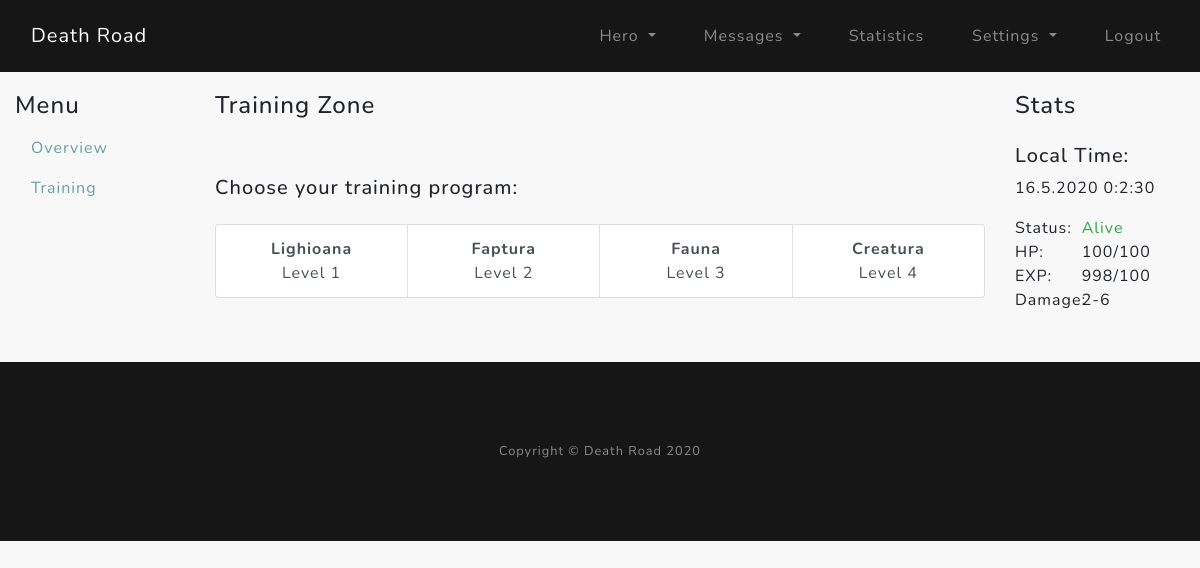
The app's page /hero/training (signed in) with its own data.
### core/models.py (models this page shows)
class AnimalsTraining(db.Model):
    __tablename__ = "animals"
    id = Column(Integer, primary_key=True)  # animal ID
    name = Column(String(32))  # animal name
    description = Column(Text)  # short description for the animal
    hp = Column(Integer)  # HP of the animal
    attack_point = Column(Integer)  # attack points of the animal
    exp_given = Column(Integer)  # experience given to the hero when animal is dead

class Hero(db.Model):
    __tablename__ = "hero"
    acc_id = Column(Integer, primary_key=True)  # hero id connected to account id
    name = Column(String(16), unique=True)  # name of the hero
    gender = Column(Boolean)  # 0 - male / 1 - female
    date_created = Column(DateTime)  # date created the hero
    level = Column(Integer)  # current level of the hero
    current_exp = Column(Integer)  # current experience of hero
    next_lvl_exp = Column(Integer)  # exp needed for next level
    hp = Column(Integer)  # current hero health HP
    hp_max = Column(Integer)  # current hero health HP
    hp_regen_rate = Column(Integer)  # hp regeneration per second
    hp_check_regen = Column(DateTime)  # used to calculate the regenerated hp over time
    alive = Column(Integer)  # Check if hero is Death (0), Reviving (1), Alive (2)
    death_check = Column(DateTime)  # Time when the hero was revived
    revive_time = Column(Integer)  # seconds needed to revive the hero after the revive button is pressed
    attack_point = Column(Integer)  # attack points needed to calculate damage

### core/hero/routes.py (the view)
@hero.route("/hero/training")
@login_required
def hero_training():
    if acc_has_hero(current_user.id):
        return redirect(url_for("hero.hero_create"))
    get_unread_msgs = unread_msgs(current_user.username)
    hp_regeneration(current_user.id)
    hero = Hero.query.filter_by(acc_id=current_user.id).first()
    animals = AnimalsTraining.query.all()
    if hero.alive == 1:
        revive_hero(current_user.id)
    reviving_time = hero.death_check + timedelta(seconds=hero.revive_time)
    return render_template("hero_training.html", hero=hero, animals=animals, get_unread_msgs=get_unread_msgs,
                           reviving_time=reviving_time)

### core/hero/utils.py (called while the page is built, shortened)
def acc_has_hero(current_acc_id):
    hero = Hero.query.filter_by(acc_id=current_acc_id).first()
    return False if hero else True

def hp_regeneration(current_acc_id):
    regen = Hero.query.filter_by(acc_id=current_acc_id).first()

### core/models.py (called while the page is built)
@login_manager.user_loader
def load_user(user_id):
    return User.query.get(int(user_id))

### core/utils/unread_msgs.py (called while the page is built)
def unread_msgs(current_acc_uname):
    gum = Messages.query.filter_by(recipient=current_acc_uname, del_in=False, seen=False).count()
    return gum

### core/templates/hero_training.html (shortened to what this page needs)
{% extends "hero_layout.html" %}
{% block hero_main %}
<div class="col-lg-8">
    <h4>Training Zone</h4>
    {% if hero.alive == 0 %}
    <div class="row pt-5 pb-3">
        <div class="col">
            <h5>Your hero is currently dead.</h5>
        </div>
    </div>
    {% elif hero.alive == 1 %}
    <div class="row pt-5 pb-3">
        <div class="col">
            <h5>Your hero is currently reviving. Wait...</h5>
        </div>
    </div>
    {% else %}
    <div class="row pt-5 pb-3">
        <div class="col">
            <h5>Choose your training program:</h5>
        </div>
    </div>
    <div class="row">
        <div class="col">
            <div class="list-group list-group-horizontal pb-5 text-center" id="list-tab" role="tablist">
                {% for animal in animals %}
                <a class="list-group-item list-group-item-action" id="list-home-list" data-toggle="list"
                   href="#animal-{{ animal.name }}" role="tab" aria-controls="home"><strong>{{ animal.name }}</strong><br> Level {{ animal.id }}</a>
                {% endfor %}
            </div>
        </div>
    </div>
    {% endif %}
</div>
{% include "hero_stats.html" %}
{% endblock %}

### core/templates/hero_stats.html (shortened to what this page needs)
<div class="col-lg-2 order-first order-lg-2">
    <h4>Stats</h4>
    <div class="row py-3">
        <div class="col">
            <h5>Local Time:</h5>
            <div id="timeNow"></div>
        </div>
    </div>
    <div class="row">
        <div class="col-4">Status:</div>
        {% if hero.alive == 2 %}
        <div class="col-8 text-success">Alive</div>
        {% elif hero.alive == 1 %}
        <div class="col-8 text-warning">Reviving</div>
        {% else %}
        <div class="col-8 text-danger">Dead</div>
        {% endif %}
    </div>
    <div class="row">
        <div class="col-4">HP:</div>
        <div class="col-8">{{ hero.hp }}/{{ hero.hp_max }}</div>
    </div>
    <div class="row">
        <div class="col-4">EXP:</div>
        <div class="col-8">{{ hero.current_exp }}/{{ hero.next_lvl_exp }}</div>
    </div>
    <div class="row">
        <div class="col-4">Damage:</div>
        <div class="col-8">{{ (hero.attack_point * 0.5)|round|int }}-{{ (hero.attack_point * 1.26)|round|int }}</div>
    </div>
</div>

### core/static/custom-style.css (style rules this page uses)
html, body { scroll-behavior: smooth; }
body { font-family: 'Nunito'; letter-spacing: 0.0625em; background-color: #f8f8f8; }
a { color: #64a19d; }

### records on screen
AnimalsTraining: name "Lighioana", id "1"
AnimalsTraining: name "Faptura", id "2"
AnimalsTraining: name "Fauna", id "3"
AnimalsTraining: name "Creatura", id "4"
Hero: hp "100", hp_max "100", current_exp "998", next_lvl_exp "100", (hero.attack_point*0.5)|round|int "2", (hero.attack_point*1.26)|round|int "6"
